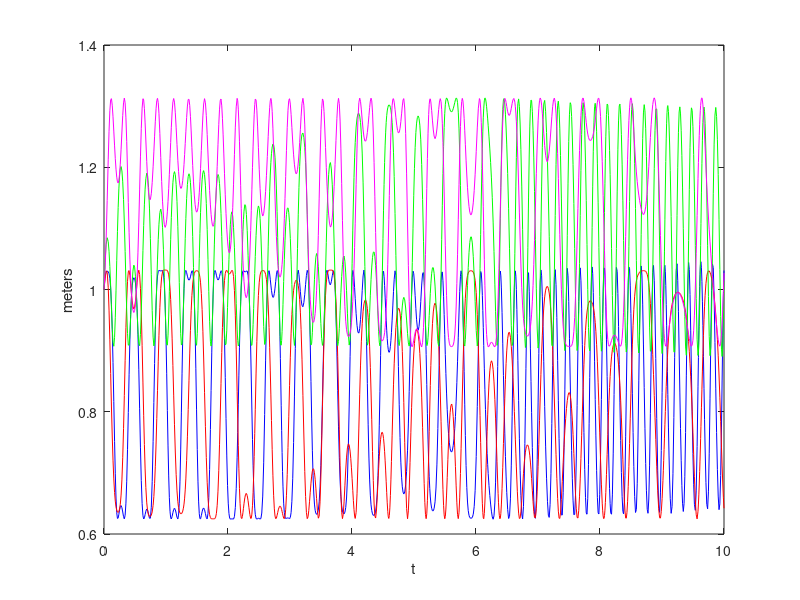

MATLAB code to generate this figure:
% p_1=x(1)
% p_2=x(2)
% q_k=x(3)
% th_1=x(4)
% th_2=x(5)
% x_1=x(6)
% x_2=x(7)
% y_1=x(8)
% y_2=x(9)
% alp=x(10)
k=17;
m_1=0.288;
m_2=0.288;
g=9.81;
L=0.2032;
d=0.2667;
% [p_1_dot,p_2_dot,q_k_dot,theta_1_dot,theta_2_dot,x_1_dot,x_2_dot,y_1_dot,y_2_dot,alp_dot]
vector=@(t,x) [((-1)*(cos(x(4))*cos(x(10)))*k*x(3))-(sin(x(4))*((m_1*g)+(k*x(3)*sin(x(10)))));(((cos(x(5))*cos(x(10))*k*x(3))-(sin(x(5))*(m_2*g-(k*x(3)*sin(x(10)))))));((cos(x(10))*((x(1)/m_1)*cos((x(4)))-((x(2)/m_2)*cos(x(5)))))+(sin(x(10))*((x(1)/m_1)*sin((x(4)))-((x(2)/m_2)*sin(x(5))))));(x(1)/(L*m_1));((x(2)/(L*m_2)));(x(1)/m_1)*cos(x(4));(x(2)/m_2)*cos(x(5));(x(1)/m_1)*sin(x(4));(x(2)/m_2)*sin(x(5));atan((L-L+x(9)-x(8))/(d+x(7)-x(6)))];
[t,xa] = ode45(vector,[0 10],[1 0.5 1 1 1 1 1 1 1 1]);

plot(t,xa(:,6),'b',t,xa(:,7),'r',t,xa(:,8),'g',t,xa(:,9),'m');
xlabel('t'), ylabel('meters')